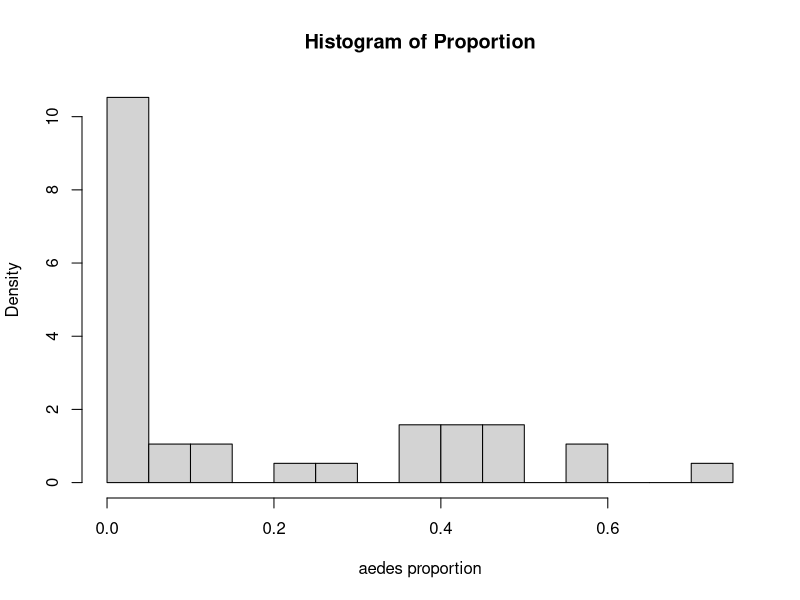
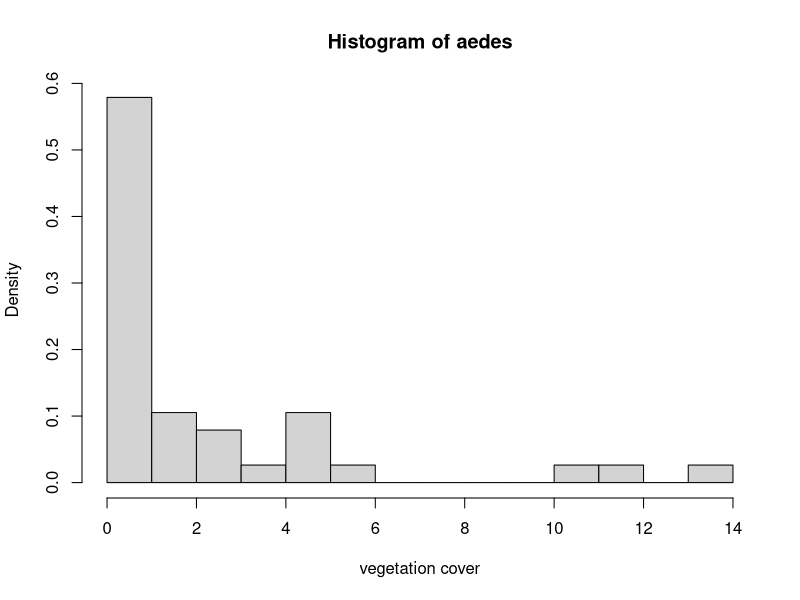
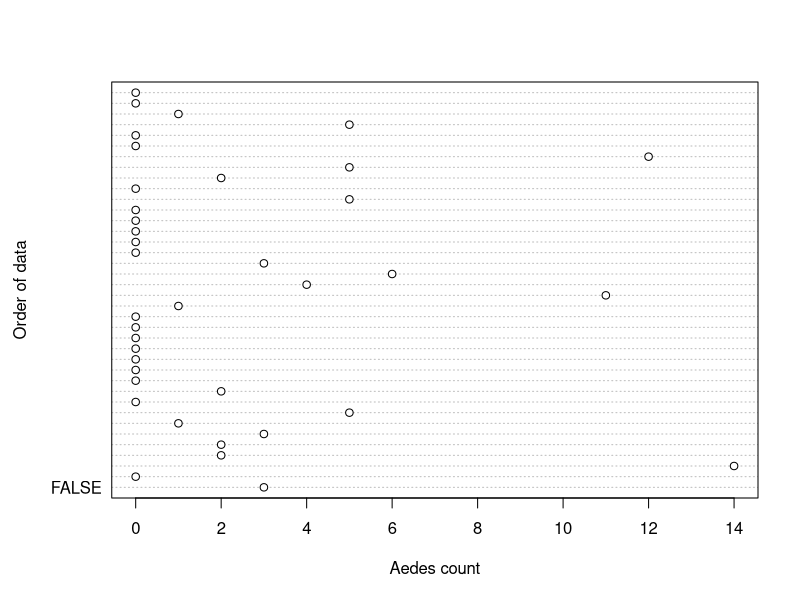
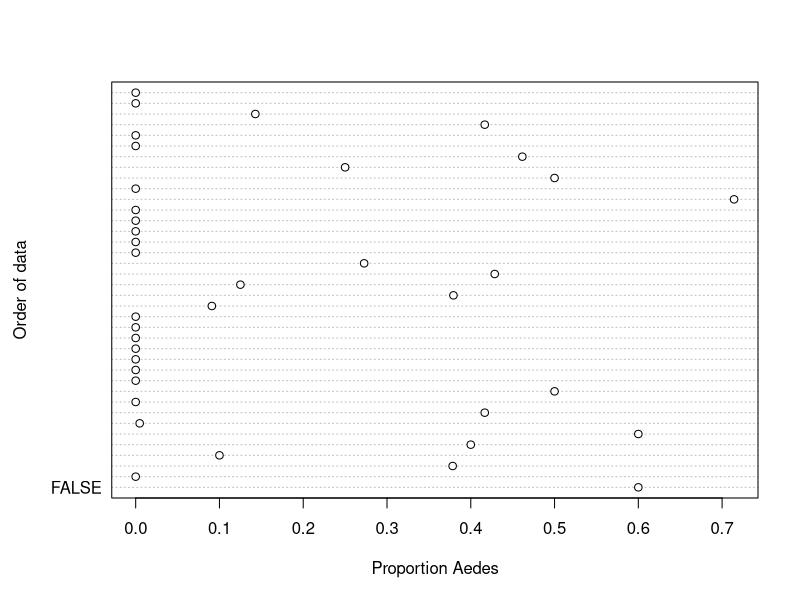
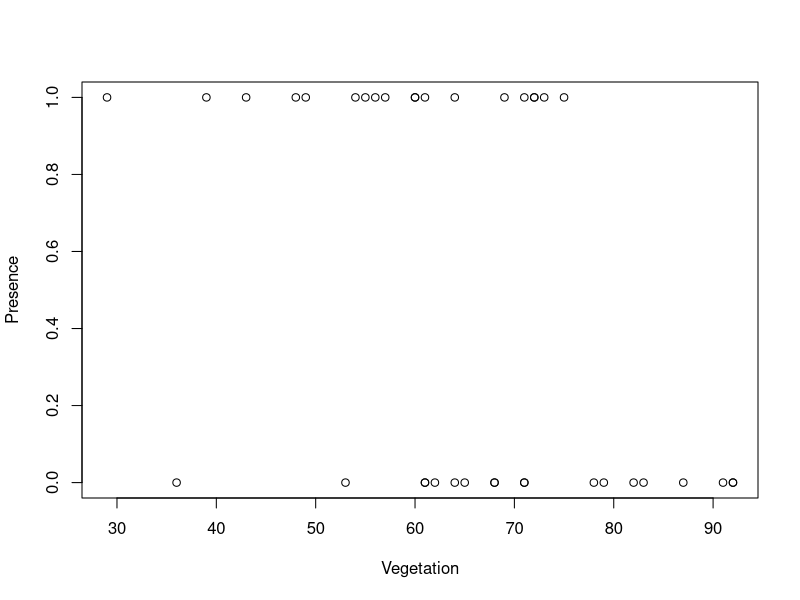
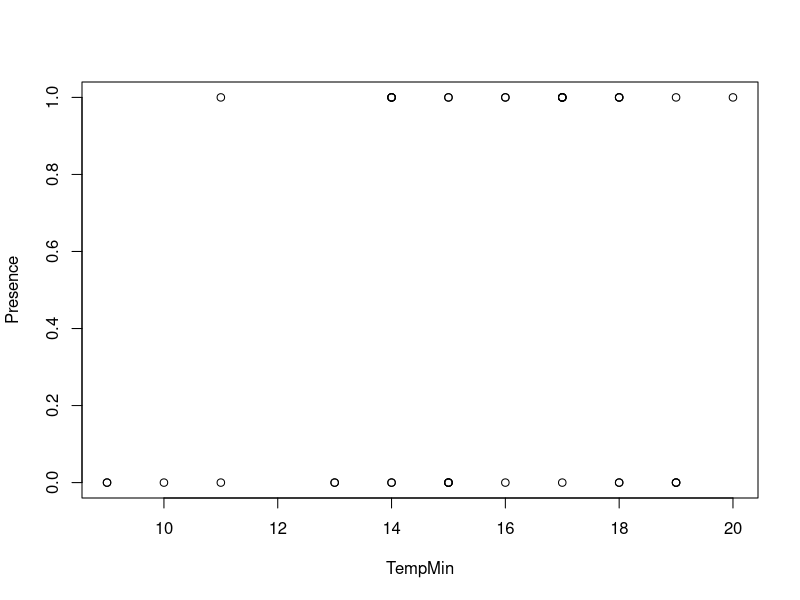
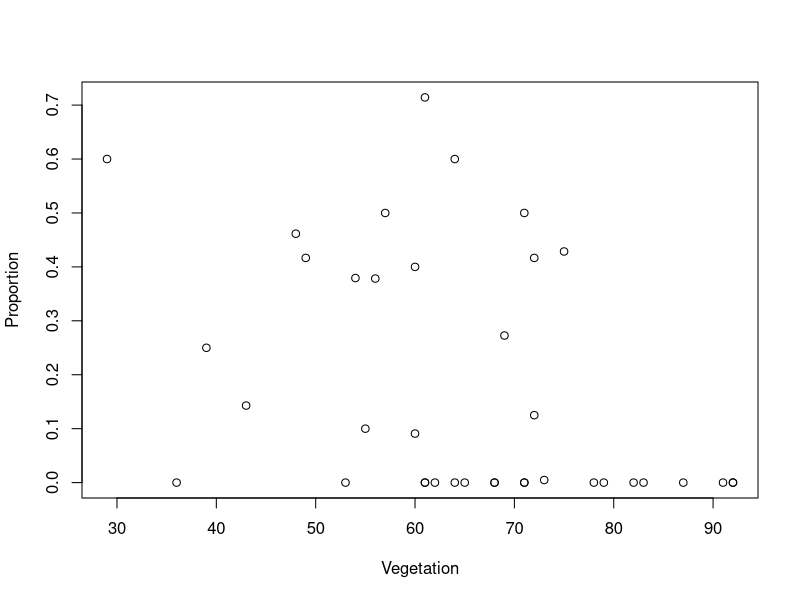
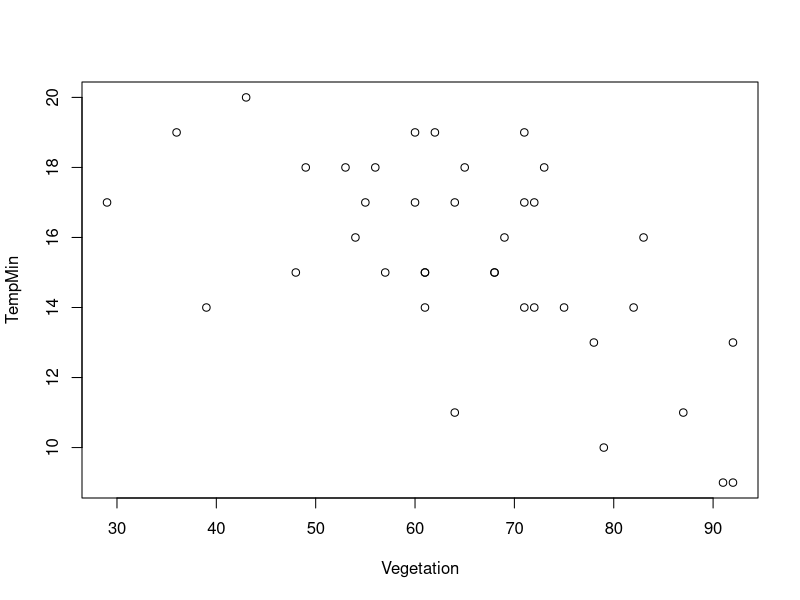

The R source for these figures, in order:
## ---- chunk 1
# This code block sets up the r session when the page is rendered to html
# include = FALSE means that it will not be included in the html document

# Write every code block to the html document 
knitr::opts_chunk$set(echo = TRUE)

# Write the results of every code block to the html document 
knitr::opts_chunk$set(eval = TRUE)

# Define the directory where images generated by knit will be saved
knitr::opts_chunk$set(fig.path = "images/04-B/")

# Set the web address where R will look for files from this repository
# Do not change this address
repo_url <- "https://raw.githubusercontent.com/fukamilab/BIO202/master/"
## ---- chunk 2

# Read in my data from data folder in your working directory
aedes_dat <- read.csv("data/AedesData_EcoStats_Example.csv") 

attach(aedes_dat)

## ---- chunk 3

hist(Proportion, breaks=16, xlab = "aedes proportion", freq = FALSE)
hist(aedes, breaks=16, xlab = "vegetation cover", freq = FALSE)

dotchart(aedes, xlab = "Aedes count",
         ylab = "Order of data", labels = F)
dotchart(Proportion, xlab = "Proportion Aedes",
         ylab = "Order of data", labels = F)

plot(Vegetation,Presence)
plot(TempMin, Presence)
plot(Vegetation,Proportion)

#quick visual check of veg/temp covariation
plot(Vegetation,TempMin)
cov(Vegetation,TempMin) #Pearson correlation coefficient (default)

## ---- chunk 4

model1 <- glm(Presence ~ Vegetation + TempMin, family = binomial(link = "logit"),
          data = aedes_dat)

summary(model1)

#load car library for easy VIF function
library(car)
vif(model1)

## ---- chunk 5

model2 <- glm(Presence ~ Vegetation, family = binomial(link = "logit"),
          data = aedes_dat)

summary(model2)

## ---- chunk 6

#create new covariate values within observed range for predictions
pred1 <- data.frame(Vegetation = seq(from = 20,
                                    to = 95, by = 5))

Pred <- predict(model2, newdata = pred1, type = "response")

plot(x = Vegetation, y = Presence)
lines(pred1$Vegetation, Pred)

## ---- chunk 7

model3 <- glm(Proportion ~ Vegetation, family = binomial,
          data = aedes_dat)

summary(model3)

## ---- chunk 8

hist(Total, breaks=50, xlab = "Total mosquitoes", main = NULL, freq = FALSE)

dotchart(Total, xlab = "Total mosquitoes",
         ylab = "Order of data", labels = F)

plot(Vegetation,Total)

## ---- chunk 9

total.mod1 <- glm(Total ~ Vegetation, family = poisson,
          data = aedes_dat)

summary(total.mod1)

## ---- chunk 10

Pred2 <- predict(total.mod1, newdata = pred1, type = "response")

plot(x = Vegetation, y = Total)
lines(pred1$Vegetation, Pred2)

